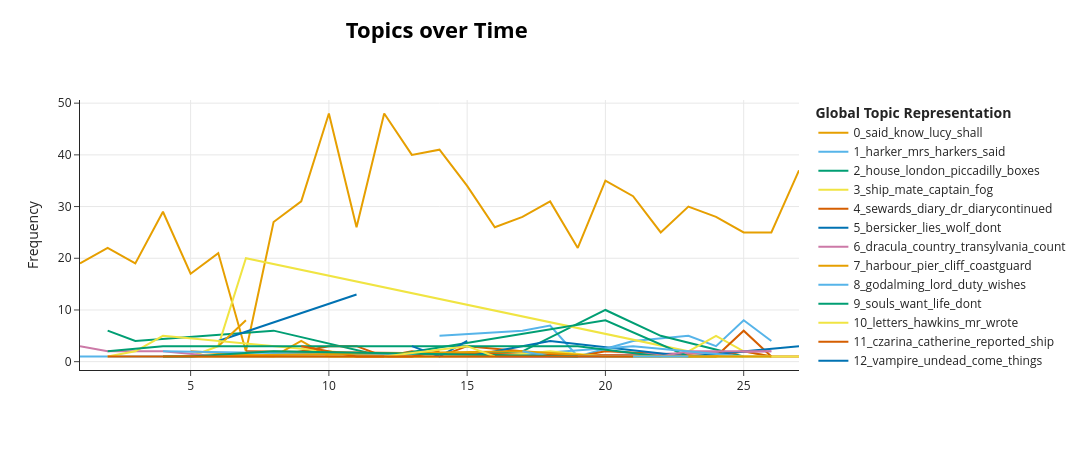

The code cell stored with this chart in its notebook:
### Markdown cell above
##### Topics-over-Time

### Code cell
chapters = drac['chapter'].ne(drac['chapter'].shift()).cumsum()
topics_over_time = topic_model.topics_over_time(paragraphs, chapters.to_list())
topic_model.visualize_topics_over_time(topics_over_time)

### Figure 1 — Plotly figure (JSON) as saved in the notebook; plotly's stock layout.template omitted (floating-point values rounded to 4 significant figures)
{"data": [{"hoverinfo": "text", "hovertext": ["<b>Topic 0</b><br>Words: driver, horses, round, began, know", "<b>Topic 0</b><br>Words: count, room, supper, strange, went", "<b>Topic 0</b><br>Words: great, moonlight, went, like, lips", "<b>Topic 0</b><br>Words: door, room, count, window, great", "<b>Topic 0</b><br>Words: tell, dear, know, mina, dont", "<b>Topic 0</b><br>Words: ye, lucy, flies, said, spiders", "<b>Topic 0</b><br>Words: dog, seat, poor, funeral, lucy", "<b>Topic 0</b><br>Words: lucy, night, came, did, asleep", "<b>Topic 0</b><br>Words: dear, know, shall, tell, come", "<b>Topic 0</b><br>Words: said, lucy, sleep, arthur, van", "<b>Topic 0</b><br>Words: sleep, window, dear, helsing, van", "<b>Topic 0</b><br>Words: van, lucy, helsing, went, room", "<b>Topic 0</b><br>Words: shall, heart, friend, john, poor", "<b>Topic 0</b><br>Words: tell, read, lucy, know, said", "<b>Topic 0</b><br>Words: shall, know, think, van, arthur", "<b>Topic 0</b><br>Words: arthur, coffin, stake, van, did", "<b>Topic 0</b><br>Words: know, dear, let, said, lucy", "<b>Topic 0</b><br>Words: let, said, went, time, dr", "<b>Topic 0</b><br>Words: room, dogs, sleep, said, jonathan", "<b>Topic 0</b><br>Words: came, time, renfield, went, sam", "<b>Topic 0</b><br>Words: said, face, van, helsing, eyes", "<b>Topic 0</b><br>Words: said, god, mina, earth, forget", "<b>Topic 0</b><br>Words: door, poor, oh, hall, god", "<b>Topic 0</b><br>Words: mina, promise, shall, van, time", "<b>Topic 0</b><br>Words: time, come, hand, shall, know", "<b>Topic 0</b><br>Words: jonathan, horses, shall, time, helsing", "<b>Topic 0</b><br>Words: snow, sleep, madam, horses, mina"], "marker": {"color": "#E69F00"}, "mode": "lines", "name": "0_said_know_lucy_shall", "type": "scatter", "x": [1, 2, 3, 4, 5, 6, 7, 8, 9, 10, 11, 12, 13, 14, 15, 16, 17, 18, 19, 20, 21, 22, 23, 24, 25, 26, 27], "y": [19, 22, 19, 29, 17, 21, 2, 27, 31, 48, 26, 48, 40, 41, 34, 26, 28, 31, 22, 35, 32, 25, 30, 28, 25, 25, 37]}, {"hoverinfo": "text", "hovertext": ["<b>Topic 1</b><br>Words: mrs, harker, letter, helsing, van", "<b>Topic 1</b><br>Words: harker, mrs, typescript, dates, typewriter", "<b>Topic 1</b><br>Words: harker, mrs, marry, harkers, replied", "<b>Topic 1</b><br>Words: weaken, infallibly, earnestly, wrecked, agree", "<b>Topic 1</b><br>Words: harker, mrs, deepened, went, shut", "<b>Topic 1</b><br>Words: harker, mrs, said, faith, husbands", "<b>Topic 1</b><br>Words: mrs, harker, harkers, poison, instinct", "<b>Topic 1</b><br>Words: mrs, harker, harkers, freedom, sunset", "<b>Topic 1</b><br>Words: mrs, harker, harkers, risen, power"], "marker": {"color": "#56B4E9"}, "mode": "lines", "name": "1_harker_mrs_harkers_said", "type": "scatter", "x": [14, 17, 18, 19, 21, 23, 24, 25, 26], "y": [5, 6, 7, 1, 4, 5, 3, 8, 4]}, {"hoverinfo": "text", "hovertext": ["<b>Topic 2</b><br>Words: books, london, english, papers, estate", "<b>Topic 2</b><br>Words: london, solicitor, local, banking, solicitors", "<b>Topic 2</b><br>Words: goods, cheque, herewith, messrs, kings", "<b>Topic 2</b><br>Words: threats, defeat, madman, entertainment, farleys", "<b>Topic 2</b><br>Words: representing, president, incorporated, society, paxton", "<b>Topic 2</b><br>Words: billington, boxes, office, add, information", "<b>Topic 2</b><br>Words: house, piccadilly, lordship, court, carfax", "<b>Topic 2</b><br>Words: house, piccadilly, houses, police, london", "<b>Topic 2</b><br>Words: rufus, smith, lloyds, viceconsul, varna"], "marker": {"color": "#009E73"}, "mode": "lines", "name": "2_house_london_piccadilly_boxes", "type": "scatter", "x": [2, 3, 8, 12, 13, 17, 20, 22, 25], "y": [6, 4, 6, 1, 1, 2, 10, 5, 1]}, {"hoverinfo": "text", "hovertext": ["<b>Topic 3</b><br>Words: hell, sunt, omnia, rom, commence", "<b>Topic 3</b><br>Words: grey, ye, drowned, sea, like", "<b>Topic 3</b><br>Words: mate, ship, men, crew, fog", "<b>Topic 3</b><br>Words: wily, ship, weighing, land, escape", "<b>Topic 3</b><br>Words: ship, captain, bloom, fog, box", "<b>Topic 3</b><br>Words: ship, make, sunrise, viceconsul, arrange", "<b>Topic 3</b><br>Words: wi, deil, ain, fog, sail"], "marker": {"color": "#F0E442"}, "mode": "lines", "name": "3_ship_mate_captain_fog", "type": "scatter", "x": [5, 6, 7, 23, 24, 25, 26], "y": [1, 3, 20, 2, 5, 2, 1]}, {"hoverinfo": "text", "hovertext": ["<b>Topic 4</b><br>Words: sewards, diary, dr, diarycontinued, portmanteau", "<b>Topic 4</b><br>Words: sewards, diary, dr, diarycontinued, portmanteau", "<b>Topic 4</b><br>Words: sewards, diary, dr, diarycontinued, portmanteau", "<b>Topic 4</b><br>Words: sewards, diary, dr, diarycontinued, portmanteau", "<b>Topic 4</b><br>Words: sewards, dr, diary, diarycontinued, portmanteau", "<b>Topic 4</b><br>Words: sewards, diary, dr, diarycontinued, portmanteau", "<b>Topic 4</b><br>Words: sewards, diary, dr, diarycontinued, portmanteau", "<b>Topic 4</b><br>Words: sewards, dr, diary, diarycontinued, portmanteau", "<b>Topic 4</b><br>Words: sewards, diary, dr, diarycontinued, portmanteau", "<b>Topic 4</b><br>Words: sewards, diary, dr, diarycontinued, portmanteau", "<b>Topic 4</b><br>Words: sewards, diary, dr, diarycontinued, portmanteau", "<b>Topic 4</b><br>Words: sewards, diary, dr, diarycontinued, portmanteau", "<b>Topic 4</b><br>Words: sewards, diary, dr, diarycontinued, portmanteau", "<b>Topic 4</b><br>Words: sewards, diary, dr, diarycontinued, portmanteau", "<b>Topic 4</b><br>Words: sewards, diary, dr, diarycontinued, portmanteau", "<b>Topic 4</b><br>Words: sewards, diary, dr, diarycontinued, portmanteau", "<b>Topic 4</b><br>Words: sewards, diary, dr, diarycontinued, portmanteau", "<b>Topic 4</b><br>Words: sewards, diary, dr, diarycontinued, portmanteau"], "marker": {"color": "#D55E00"}, "mode": "lines", "name": "4_sewards_diary_dr_diarycontinued", "type": "scatter", "x": [5, 6, 8, 9, 10, 11, 12, 13, 14, 15, 17, 18, 19, 20, 24, 25, 26, 27], "y": [1, 1, 1, 2, 3, 3, 1, 2, 1, 3, 2, 1, 1, 2, 1, 2, 1, 1]}, {"hoverinfo": "text", "hovertext": ["<b>Topic 5</b><br>Words: lies, masel, thats, dont, tumblin", "<b>Topic 5</b><br>Words: bersicker, wolf, says, wolves, im"], "marker": {"color": "#0072B2"}, "mode": "lines", "name": "5_bersicker_lies_wolf_dont", "type": "scatter", "x": [6, 11], "y": [4, 13]}, {"hoverinfo": "text", "hovertext": ["<b>Topic 6</b><br>Words: dracula, country, maps, count, transylvania", "<b>Topic 6</b><br>Words: transylvania, ways, forestall, protested, bracket", "<b>Topic 6</b><br>Words: spoke, speaking, glory, history, pride", "<b>Topic 6</b><br>Words: sincerity, dracula, shall, meet, tomorrow", "<b>Topic 6</b><br>Words: waterloo, brusquely, fleet, gnarled, fishing", "<b>Topic 6</b><br>Words: dracula, arminius, spoken, evil, great", "<b>Topic 6</b><br>Words: spoke, inquirycount, thrustfor, reincarnate, gunswould"], "marker": {"color": "#CC79A7"}, "mode": "lines", "name": "6_dracula_country_transylvania_count", "type": "scatter", "x": [1, 2, 3, 4, 6, 18, 26], "y": [3, 2, 2, 2, 1, 1, 2]}, {"hoverinfo": "text", "hovertext": ["<b>Topic 7</b><br>Words: lighthouse, harbour, seawall, runs, end", "<b>Topic 7</b><br>Words: harbour, pier, cliff, coastguard, east"], "marker": {"color": "#E69F00"}, "mode": "lines", "name": "7_harbour_pier_cliff_coastguard", "type": "scatter", "x": [6, 7], "y": [3, 8]}, {"hoverinfo": "text", "hovertext": ["<b>Topic 8</b><br>Words: isten, seatand, szekgods, reverently, crossed", "<b>Topic 8</b><br>Words: property, disposition, frankly, daughter, wishes", "<b>Topic 8</b><br>Words: duty, thenthen, render, voice, lordships", "<b>Topic 8</b><br>Words: lord, godalming, asked, come, duty", "<b>Topic 8</b><br>Words: slipped, deem, whistle, remarked, silver", "<b>Topic 8</b><br>Words: complexion, guardian, professional, prompted, card", "<b>Topic 8</b><br>Words: godalming, wife, lord, impassiveness, divert", "<b>Topic 8</b><br>Words: convenient, carriages, wire, godalming, lord", "<b>Topic 8</b><br>Words: recording, everlasting, hoodwinkeven, wile, device", "<b>Topic 8</b><br>Words: subdued, waneyed, greenish, oath, whiteness", "<b>Topic 8</b><br>Words: obliging, laterlord, routine, offered, consul"], "marker": {"color": "#56B4E9"}, "mode": "lines", "name": "8_godalming_lord_duty_wishes", "type": "scatter", "x": [1, 13, 15, 18, 19, 20, 21, 22, 24, 25, 26], "y": [1, 1, 1, 1, 1, 1, 1, 1, 1, 1, 1]}, {"hoverinfo": "text", "hovertext": ["<b>Topic 9</b><br>Words: lion, bay, living, soul, stood", "<b>Topic 9</b><br>Words: souls, want, life, dont, soul", "<b>Topic 9</b><br>Words: hotly, creation, wipe, sell, brute", "<b>Topic 9</b><br>Words: settle, parted, affairs, earth, ready"], "marker": {"color": "#009E73"}, "mode": "lines", "name": "9_souls_want_life_dont", "type": "scatter", "x": [12, 20, 23, 24], "y": [1, 8, 1, 1]}, {"hoverinfo": "text", "hovertext": ["<b>Topic 10</b><br>Words: handed, entrusted, read, thrill, charming", "<b>Topic 10</b><br>Words: letters, wrote, hawkins, write, written", "<b>Topic 10</b><br>Words: letters, hawkins, envelope, posted, letter", "<b>Topic 10</b><br>Words: hawkins, budget, faults, mr, gout", "<b>Topic 10</b><br>Words: hawkinss, recovered, interrupted, greatly, upset"], "marker": {"color": "#F0E442"}, "mode": "lines", "name": "10_letters_hawkins_mr_wrote", "type": "scatter", "x": [2, 3, 4, 12, 14], "y": [1, 2, 5, 1, 1]}, {"hoverinfo": "text", "hovertext": ["<b>Topic 11</b><br>Words: officers, storm, fierceness, squadron, redden", "<b>Topic 11</b><br>Words: allow, weeks, varna, catherine, czarina", "<b>Topic 11</b><br>Words: catherine, czarina, reported, waves, report", "<b>Topic 11</b><br>Words: catherine, czarina, london, octoberat, favourable"], "marker": {"color": "#D55E00"}, "mode": "lines", "name": "11_czarina_catherine_reported_ship", "type": "scatter", "x": [7, 24, 25, 26], "y": [2, 1, 6, 1]}, {"hoverinfo": "text", "hovertext": ["<b>Topic 12</b><br>Words: trance, undead, vampire, common, dead", "<b>Topic 12</b><br>Words: vampire, power, things, come, far", "<b>Topic 12</b><br>Words: hush, purchase, arrive, pain, vampire", "<b>Topic 12</b><br>Words: vampire, undead, delay, choice, voluptuous"], "marker": {"color": "#0072B2"}, "mode": "lines", "name": "12_vampire_undead_come_things", "type": "scatter", "x": [15, 18, 23, 27], "y": [1, 4, 1, 3]}, {"hoverinfo": "text", "hovertext": ["<b>Topic 13</b><br>Words: fakir, reaped, indian, die, men", "<b>Topic 13</b><br>Words: engage, capture, sterilise, lair, safety", "<b>Topic 13</b><br>Words: sterilise, lairs, hunt, nay, piccadilly", "<b>Topic 13</b><br>Words: knowledge, monster, studied, child, entry", "<b>Topic 13</b><br>Words: world, new, tiger, life, centuries", "<b>Topic 13</b><br>Words: people, beconfined, box, helplessness, investigate"], "marker": {"color": "#CC79A7"}, "mode": "lines", "name": "13_world_new_sterilise_monster", "type": "scatter", "x": [14, 18, 22, 23, 24, 26], "y": [1, 1, 1, 2, 2, 2]}, {"hoverinfo": "text", "hovertext": ["<b>Topic 14</b><br>Words: holmwood, hon, arthur, letter, morris", "<b>Topic 14</b><br>Words: letter, wilhelmina, ste, holmwood, mary", "<b>Topic 14</b><br>Words: holmwood, letter, seward, dr, arthur", "<b>Topic 14</b><br>Words: hon, holmwood, letter, seward, arthur", "<b>Topic 14</b><br>Words: patrick, hennessey, seward, report, john"], "marker": {"color": "#E69F00"}, "mode": "lines", "name": "14_holmwood_letter_seward_hon", "type": "scatter", "x": [5, 8, 9, 10, 12], "y": [2, 1, 4, 1, 1]}, {"hoverinfo": "text", "hovertext": ["<b>Topic 15</b><br>Words: threw, violences, abandoned, extravagant, naked", "<b>Topic 15</b><br>Words: champ, writhing, quivering, quiver, finally", "<b>Topic 15</b><br>Words: husband, clasped, hand, bewildered, held", "<b>Topic 15</b><br>Words: wept, knuckles, prevailed, shrivelling, resisting", "<b>Topic 15</b><br>Words: earliest, constrained, motioning, internal, reclining"], "marker": {"color": "#56B4E9"}, "mode": "lines", "name": "15_husband_hand_husbands_wept", "type": "scatter", "x": [4, 16, 21, 23, 25], "y": [2, 1, 3, 2, 1]}, {"hoverinfo": "text", "hovertext": ["<b>Topic 16</b><br>Words: house, value, points, old, door", "<b>Topic 16</b><br>Words: passage, search, vaults, odour, went", "<b>Topic 16</b><br>Words: dust, place, air, odour, smell", "<b>Topic 16</b><br>Words: house, chapel, treated, count, boxes"], "marker": {"color": "#009E73"}, "mode": "lines", "name": "16_house_dust_chapel_old", "type": "scatter", "x": [2, 4, 19, 22], "y": [2, 3, 3, 1]}, {"hoverinfo": "text", "hovertext": ["<b>Topic 17</b><br>Words: quincey, morris, quinceys, talked, handunless", "<b>Topic 17</b><br>Words: talked, quincey, tree, puzzled, curious", "<b>Topic 17</b><br>Words: scott, stuff, game, quincey, going", "<b>Topic 17</b><br>Words: quincey, morris, laconically, said, nodded", "<b>Topic 17</b><br>Words: handunless, quinceys, burglary, basket, job", "<b>Topic 17</b><br>Words: quinceys, strained, low, voice, time", "<b>Topic 17</b><br>Words: quincey, links, birthday, boys, seven"], "marker": {"color": "#F0E442"}, "mode": "lines", "name": "17_quincey_morris_quinceys_talked", "type": "scatter", "x": [5, 15, 16, 18, 20, 25, 27], "y": [1, 1, 1, 2, 1, 1, 1]}, {"hoverinfo": "text", "hovertext": ["<b>Topic 18</b><br>Words: septemberpatient, septemberterrible, improved, appetite, telegram", "<b>Topic 18</b><br>Words: possible, septemberjust, thwart, hanging, dismay", "<b>Topic 18</b><br>Words: flapping, wings, septemberonly, latelucys, including", "<b>Topic 18</b><br>Words: septemberin, 22, exeter, train, sleeping", "<b>Topic 18</b><br>Words: 25, quarterpast, septembercome, 630, september"], "marker": {"color": "#D55E00"}, "mode": "lines", "name": "18_septemberpatient_train_25_flapping", "type": "scatter", "x": [9, 11, 12, 13, 14], "y": [3, 1, 1, 1, 2]}, {"hoverinfo": "text", "hovertext": ["<b>Topic 19</b><br>Words: bloofer, children, missed, lady, heath", "<b>Topic 19</b><br>Words: decoyed, paragraph, punctured, hampstead, convey", "<b>Topic 19</b><br>Words: child, heath, bloofer, lady, throat"], "marker": {"color": "#0072B2"}, "mode": "lines", "name": "19_bloofer_children_heath_lady", "type": "scatter", "x": [13, 14, 15], "y": [3, 1, 4]}, {"hoverinfo": "text", "hovertext": ["<b>Topic 20</b><br>Words: skinsky, box, hildesheim, sunrise, slovaks"], "marker": {"color": "#CC79A7"}, "mode": "lines", "name": "20_skinsky_box_hildesheim_sunrise", "type": "scatter", "x": [26], "y": [8]}, {"hoverinfo": "text", "hovertext": ["<b>Topic 21</b><br>Words: maythis, provide, 31, envelopes, pocket", "<b>Topic 21</b><br>Words: stationmaster, latermina, acquiring, compelled, septemberthe", "<b>Topic 21</b><br>Words: eveninga, carpenters, pencil, exciting, sprawling", "<b>Topic 21</b><br>Words: exactness, octoberlet, calmness, recall, proceed", "<b>Topic 21</b><br>Words: astray, eveningthey, dispirited, invented, travellers"], "marker": {"color": "#E69F00"}, "mode": "lines", "name": "21_stationmaster_30_post_october", "type": "scatter", "x": [4, 17, 20, 21, 26], "y": [1, 2, 1, 1, 1]}, {"hoverinfo": "text", "hovertext": ["<b>Topic 22</b><br>Words: boxes, carfax, removedas, deposited, demeter", "<b>Topic 22</b><br>Words: boxes, removed, data, ascertain, campaign", "<b>Topic 22</b><br>Words: cranny, boxes, bulky, chests, mistaking", "<b>Topic 22</b><br>Words: missing, boxes, coup, wretch, final", "<b>Topic 22</b><br>Words: destroyed, boxes, places, right, carfax"], "marker": {"color": "#56B4E9"}, "mode": "lines", "name": "22_boxes_carfax_missing_removed", "type": "scatter", "x": [17, 18, 19, 20, 23], "y": [2, 1, 1, 1, 1]}, {"hoverinfo": "text", "hovertext": ["<b>Topic 23</b><br>Words: sleepas, monsters, precipice, mercy, steep", "<b>Topic 23</b><br>Words: temperament, point, fixed, dangerous, force", "<b>Topic 23</b><br>Words: religious, mania, attendant, combination, sparrow", "<b>Topic 23</b><br>Words: brute, nights, power, eminently, chess"], "marker": {"color": "#009E73"}, "mode": "lines", "name": "23_religious_mania_man_dangerous", "type": "scatter", "x": [4, 5, 8, 19], "y": [1, 1, 2, 1]}, {"hoverinfo": "text", "hovertext": ["<b>Topic 24</b><br>Words: registration, arrangements, undertaker, local, measure", "<b>Topic 24</b><br>Words: figure, headstones, tomb, key, dark", "<b>Topic 24</b><br>Words: sundown, garlic, bear, things, undead"], "marker": {"color": "#F0E442"}, "mode": "lines", "name": "24_sundown_figure_headstones_dark", "type": "scatter", "x": [12, 15, 16], "y": [1, 3, 1]}, {"hoverinfo": "text", "hovertext": ["<b>Topic 25</b><br>Words: peculiarly, nose, hair, ruddiness, profusion", "<b>Topic 25</b><br>Words: pointed, hard, half, face, bulging", "<b>Topic 25</b><br>Words: broad, apart, large, mouth, forehead", "<b>Topic 25</b><br>Words: face, irresistible, masks, arrested, sparks", "<b>Topic 25</b><br>Words: face, nose, smeared, forcing, cowered"], "marker": {"color": "#D55E00"}, "mode": "lines", "name": "25_face_nose_broad_mouth", "type": "scatter", "x": [2, 13, 14, 16, 21], "y": [1, 1, 1, 1, 1]}], "layout": {"height": 450, "hoverlabel": {"bgcolor": "white", "font": {"family": "Rockwell", "size": 16}}, "legend": {"title": {"text": "<b>Global Topic Representation"}}, "title": {"font": {"color": "Black", "size": 22}, "text": "<b>Topics over Time</b>", "x": 0.4, "xanchor": "center", "y": 0.95, "yanchor": "top"}, "width": 1250, "xaxis": {"showgrid": true}, "yaxis": {"showgrid": true, "title": {"text": "Frequency"}}}}
